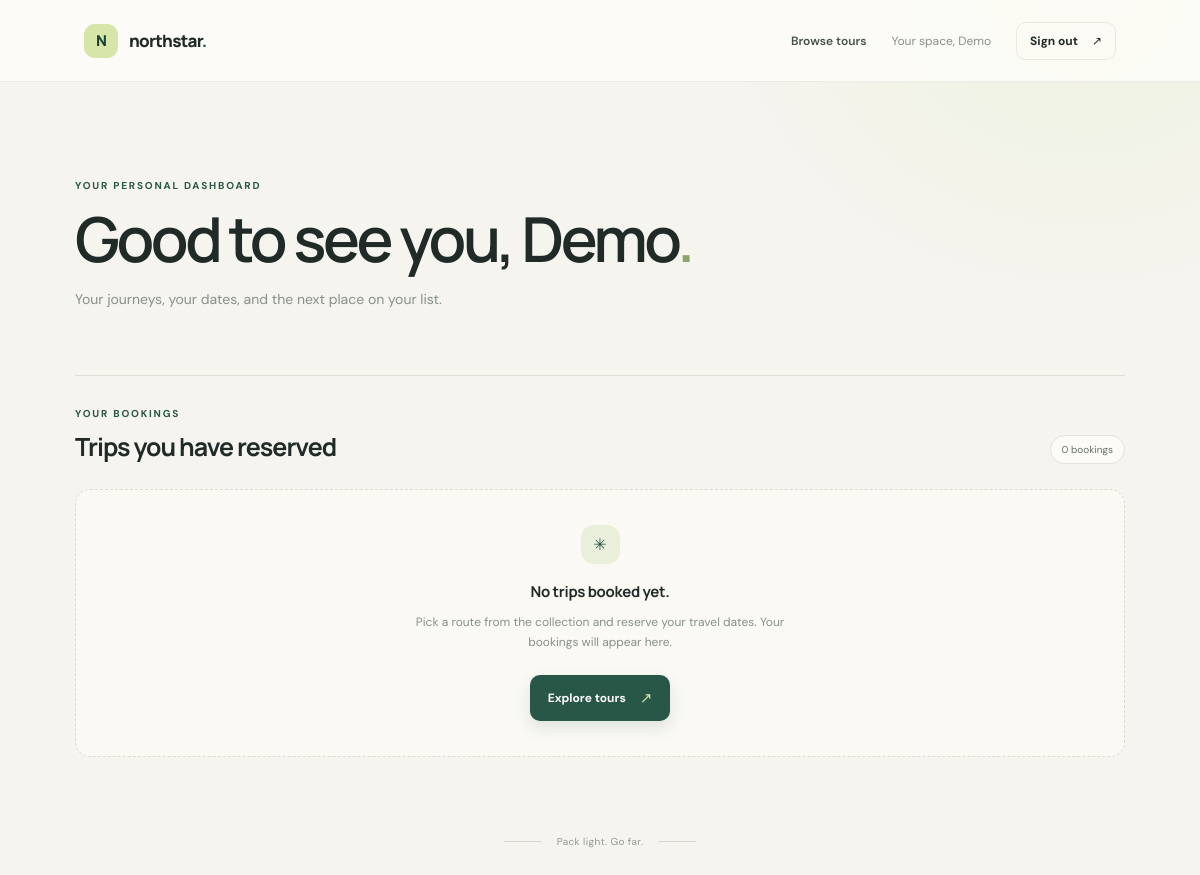
The page /home.php (signed in) on the database as committed earlier.
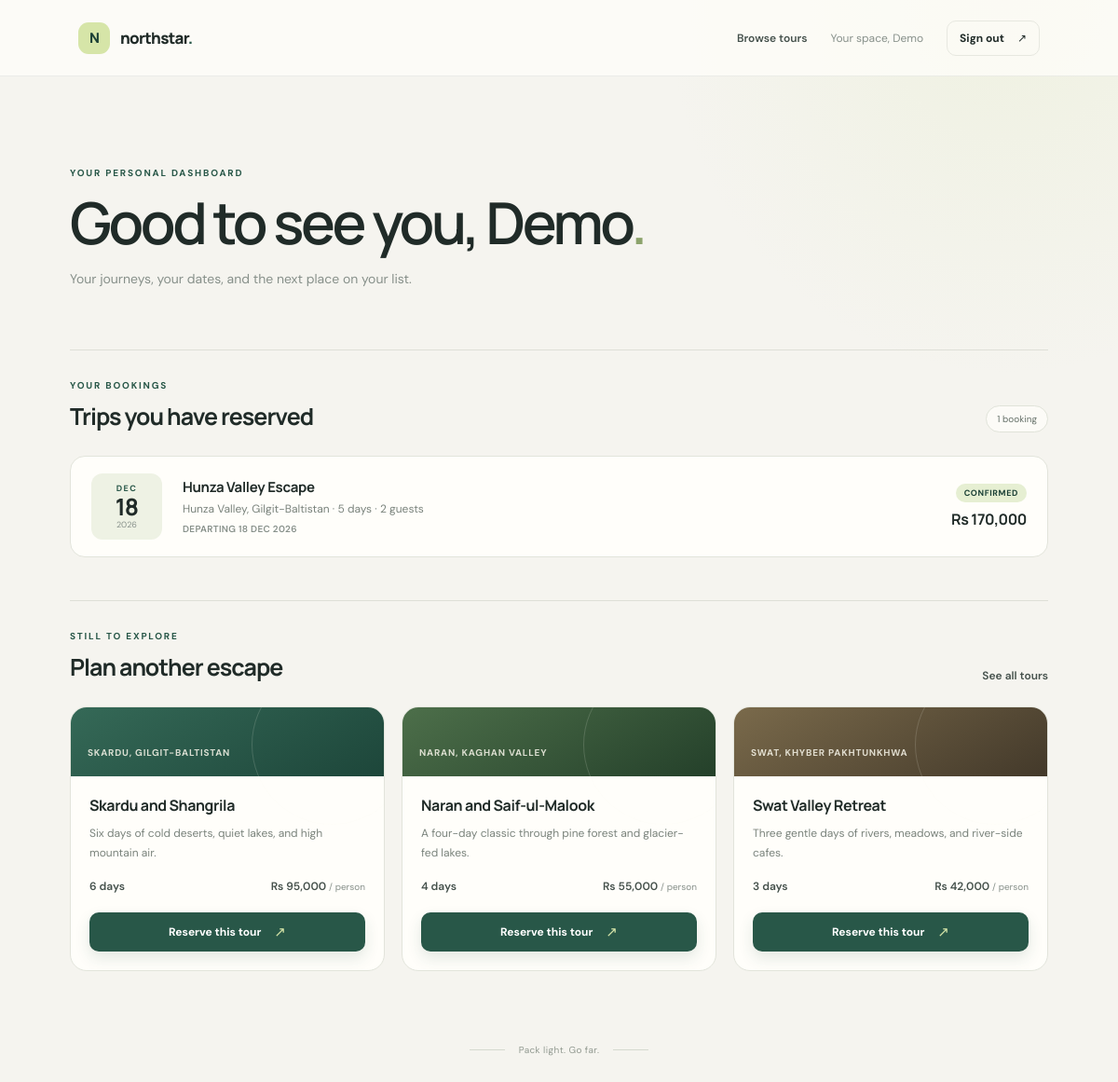
The same page on the database as committed later.
### tables this page shows
CREATE TABLE IF NOT EXISTS bookings (
    id INT UNSIGNED NOT NULL AUTO_INCREMENT,
    user_id INT UNSIGNED NOT NULL,
    tour_id INT UNSIGNED NOT NULL,
    travel_date DATE NOT NULL,
    guests TINYINT UNSIGNED NOT NULL,
    total_price DECIMAL(10, 2) UNSIGNED NOT NULL,
    status VARCHAR(20) NOT NULL DEFAULT 'confirmed',
    created_at TIMESTAMP NOT NULL DEFAULT CURRENT_TIMESTAMP,
    PRIMARY KEY (id),
    KEY bookings_user_id_index (user_id),
    KEY bookings_tour_id_index (tour_id),
    KEY bookings_travel_date_index (travel_date),
    CONSTRAINT bookings_user_id_foreign
        FOREIGN KEY (user_id) REFERENCES users (id)
        ON DELETE CASCADE,
    CONSTRAINT bookings_tour_id_foreign
        FOREIGN KEY (tour_id) REFERENCES tours (id)
        ON DELETE RESTRICT
);

CREATE TABLE IF NOT EXISTS tours (
    id INT UNSIGNED NOT NULL AUTO_INCREMENT,
    name VARCHAR(120) NOT NULL,
    destination VARCHAR(120) NOT NULL,
    summary VARCHAR(255) NOT NULL,
    description TEXT NOT NULL,
    duration_days TINYINT UNSIGNED NOT NULL,
    price_per_person DECIMAL(10, 2) UNSIGNED NOT NULL,
    created_at TIMESTAMP NOT NULL DEFAULT CURRENT_TIMESTAMP,
    PRIMARY KEY (id),
    UNIQUE KEY tours_name_unique (name)
);

### config/app.php (called while the page is built, shortened)
<?php
function e(string $value): string
{
    return htmlspecialchars($value, ENT_QUOTES | ENT_SUBSTITUTE, 'UTF-8');
}
function format_price(float|int|string $amount): string
{
    return 'Rs ' . number_format((float) $amount, 0);
}
function format_travel_date(string $value): string
{
    $date = DateTimeImmutable::createFromFormat('!Y-m-d', $value);
    return $date->format('j M Y');
}

### home.php (the view, shortened to what the changed rows need)
<?php
require_once __DIR__ . DIRECTORY_SEPARATOR . 'config' . DIRECTORY_SEPARATOR . 'app.php';
$bookings = null;
$tours = [];
$error = '';
$userId = (int) $_SESSION['user_id'];
try {
    $pdo = require __DIR__ . DIRECTORY_SEPARATOR . 'config' . DIRECTORY_SEPARATOR . 'db.php';
    $bookingQuery = $pdo->prepare(
        'SELECT b.id, b.tour_id, b.travel_date, b.guests, b.total_price, b.status,
                t.name AS tour_name, t.destination, t.duration_days
         FROM bookings b
         JOIN tours t ON t.id = b.tour_id
         WHERE b.user_id = :user_id
         ORDER BY b.travel_date ASC, b.id DESC'
    );
    $bookingQuery->execute(['user_id' => $userId]);
    $bookings = $bookingQuery->fetchAll();
    $tourQuery = $pdo->prepare(
        'SELECT id, name, destination, summary, duration_days, price_per_person
         FROM tours
         WHERE id NOT IN (SELECT tour_id FROM bookings WHERE user_id = :user_id)
         ORDER BY id
         LIMIT 3'
    );
    $tourQuery->execute(['user_id' => $userId]);
    $tours = $tourQuery->fetchAll();
} catch (PDOException $exception) {
    $error = database_error_message($exception);
} catch (RuntimeException $exception) {
    $error = database_error_message($exception);
}
$username = (string) $_SESSION['username'];
$firstName = explode(' ', trim($username))[0];
$bookingCount = $bookings === null ? 0 : count($bookings);
?>
<!doctype html>
<html lang="en">
<head>
    <link rel="stylesheet" href="assets/style.css">
</head>
<body class="dashboard-page">
    <main class="dashboard-main">
        <section class="welcome-block">
            <h1>Good to see you, <?= e($firstName) ?><span class="welcome-period">.</span></h1>
        </section>
        <section class="items-section" aria-labelledby="bookings-heading">
            <div class="section-heading">
                <div>
                    <p class="eyebrow">Your bookings</p>
                    <h2 id="bookings-heading">Trips you have reserved</h2>
                </div>
                <?php if ($bookings !== null): ?>
                    <span class="item-count"><?= $bookingCount ?> <?= $bookingCount === 1 ? 'booking' : 'bookings' ?></span>
                <?php endif; ?>
            </div>
            <?php if ($error !== ''): ?>
                <p class="notice notice-error" role="alert"><?= e($error) ?></p>
            <?php elseif ($bookings === []): ?>
                <div class="empty-state">
                    <span class="empty-icon" aria-hidden="true">✳</span>
                    <h3>No trips booked yet.</h3>
                    <p>Pick a route from the collection and reserve your travel dates. Your bookings will appear here.</p>
                    <a class="button button-primary" href="index.php#tours">Explore tours <span aria-hidden="true">↗</span></a>
                </div>
            <?php else: ?>
                <div class="booking-list">
                    <?php foreach ($bookings as $booking): ?>
                        <?php $travelDate = new DateTimeImmutable((string) $booking['travel_date']); ?>
                        <article class="booking-card" data-booking-tour="<?= (int) $booking['tour_id'] ?>">
                            <div class="booking-date" aria-hidden="true">
                                <span class="booking-month"><?= e($travelDate->format('M')) ?></span>
                                <strong class="booking-day"><?= e($travelDate->format('j')) ?></strong>
                                <span class="booking-year"><?= e($travelDate->format('Y')) ?></span>
                            </div>
                            <div class="booking-info">
                                <h3><?= e($booking['tour_name']) ?></h3>
                                <p><?= e($booking['destination']) ?> &middot; <?= (int) $booking['duration_days'] ?> days &middot; <?= (int) $booking['guests'] ?> <?= (int) $booking['guests'] === 1 ? 'guest' : 'guests' ?></p>
                                <span class="booking-date-line">Departing <?= e(format_travel_date((string) $booking['travel_date'])) ?></span>
                            </div>
                            <div class="booking-side">
                                <span class="booking-status"><?= e(ucfirst((string) $booking['status'])) ?></span>
                                <span class="booking-total"><?= e(format_price((string) $booking['total_price'])) ?></span>
                            </div>
                        </article>
                    <?php endforeach; ?>
                </div>
            <?php endif; ?>
        </section>
        <?php if ($error === '' && $tours !== []): ?>
            <section class="items-section feature-section" aria-labelledby="next-heading">
                <div class="section-heading">
                    <div>
                        <p class="eyebrow">Still to explore</p>
                        <h2 id="next-heading">Plan another escape</h2>
                    </div>
                    <a class="site-nav-link" href="index.php#tours">See all tours</a>
                </div>
                <div class="tour-grid tour-grid-compact">
                    <?php foreach ($tours as $index => $tour): ?>
                        <article class="tour-card">
                            <div class="tour-banner tour-tone-<?= ($index % 4) + 1 ?>">
                                <span class="tour-destination"><?= e($tour['destination']) ?></span>
                            </div>
                            <div class="tour-body">
                                <h3><?= e($tour['name']) ?></h3>
                                <p><?= e($tour['summary']) ?></p>
                                <div class="tour-meta">
                                    <span><?= (int) $tour['duration_days'] ?> days</span>
                                    <span><?= e(format_price((string) $tour['price_per_person'])) ?> <small>/ person</small></span>
                                </div>
                                <a class="button button-primary button-full" href="book.php?tour=<?= (int) $tour['id'] ?>">
                                    Reserve this tour <span aria-hidden="true">↗</span>
                                </a>
                            </div>
                        </article>
                    <?php endforeach; ?>
                </div>
            </section>
        <?php endif; ?>
    </main>
</body>
</html>

Rows that differ between the two databases and show on the page:
added bookings: travel_date "DEC", travel_date "18", travel_date "2026", tour.name "Hunza Valley Escape", tour.destination "Hunza Valley, Gilgit-Baltistan", tour.duration_days "5", guests "2", travel_date "18 DEC 2026", status "CONFIRMED", total_price "Rs 170,000"
added tours: destination "SKARDU, GILGIT-BALTISTAN", name "Skardu and Shangrila", summary "Six days of cold deserts, quiet lakes, and high mountain air.", duration_days "6", price_per_person "Rs 95,000"
added tours: destination "NARAN, KAGHAN VALLEY", name "Naran and Saif-ul-Malook", summary "A four-day classic through pine forest and glacier-fed lakes.", duration_days "4", price_per_person "Rs 55,000"
added tours: destination "SWAT, KHYBER PAKHTUNKHWA", name "Swat Valley Retreat", summary "Three gentle days of rivers, meadows, and river-side cafes.", duration_days "3", price_per_person "Rs 42,000"
Other text that changed with them:
$bookingCount: "0" → "1"
text no longer shown: "bookings ✳ No trips booked yet. Pick a route from the collection and reserve your travel dates. Your bookings will appear here. Explore tours ↗"
text now shown: "booking STILL TO EXPLORE Plan another escape See all tours"
